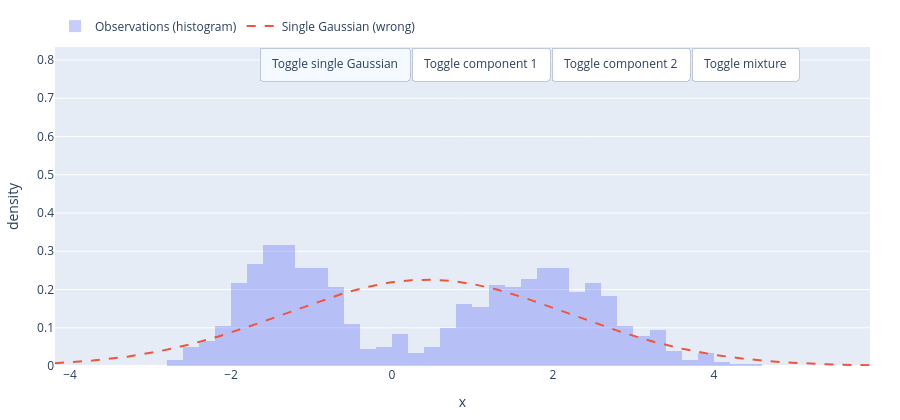

This figure's notebook cell:
### Code cell
import numpy as np
import plotly.graph_objects as go

rng = np.random.default_rng(7)

# ---- "Reality": data from a 2-component GMM ----
w = np.array([0.45, 0.55])
mu = np.array([-1.3,  1.9])
sd = np.array([0.55, 0.85])

N = 900
z = rng.choice(2, size=N, p=w)
x = rng.normal(mu[z], sd[z])

def normal_pdf(t, m, s):
    return (1.0/(s*np.sqrt(2*np.pi))) * np.exp(-0.5*((t-m)/s)**2)

xmin, xmax = float(x.min() - 1.5), float(x.max() + 1.5)
grid = np.linspace(xmin, xmax, 500)

pdf1 = normal_pdf(grid, mu[0], sd[0])
pdf2 = normal_pdf(grid, mu[1], sd[1])
mix  = w[0]*pdf1 + w[1]*pdf2

# ---- Wrong model: single Gaussian MLE ----
m_hat = x.mean()
s_hat = x.std(ddof=0)
single = normal_pdf(grid, m_hat, s_hat)

# ---- Fixed axis ranges (prevents zooming/autoscale on toggles) ----
hist_y, _ = np.histogram(x, bins=45, range=(xmin, xmax), density=True)
ymax = float(max(hist_y.max(), pdf1.max(), pdf2.max(), mix.max(), single.max()) * 1.15)

fig = go.Figure()

# Observations (histogram)
fig.add_trace(go.Histogram(
    x=x, nbinsx=45, histnorm="probability density",
    opacity=0.35, name="Observations (histogram)"
))

# Curves
i_single = len(fig.data)
fig.add_trace(go.Scatter(
    x=grid, y=single, mode="lines",
    line=dict(dash="dash"),
    name="Single Gaussian (wrong)",
    visible=True   # ON by default
))

i_c1 = len(fig.data)
fig.add_trace(go.Scatter(
    x=grid, y=pdf1, mode="lines",
    name="Component 1",
    visible=False
))

i_c2 = len(fig.data)
fig.add_trace(go.Scatter(
    x=grid, y=pdf2, mode="lines",
    name="Component 2",
    visible=False
))

i_mix = len(fig.data)
fig.add_trace(go.Scatter(
    x=grid, y=mix, mode="lines",
    name="Mixture (GMM)",
    visible=False
))

def toggle_button(label, trace_index):
    # args/args2 makes it a true toggle button
    return dict(
        label=label,
        method="restyle",
        args=[{"visible": [True]}, [trace_index]],
        args2=[{"visible": [False]}, [trace_index]],
    )

fig.update_layout(
    height=420,
    margin=dict(l=30, r=30, t=20, b=40),
    barmode="overlay",
    xaxis=dict(title="x", range=[xmin, xmax], fixedrange=True),
    yaxis=dict(title="density", range=[0, ymax], fixedrange=True),
    legend=dict(orientation="h", yanchor="bottom", y=1.02, xanchor="left", x=0),
    # prevents UI resets across re-renders
    uirevision="locked",
    updatemenus=[
        dict(
            type="buttons",
            direction="left",
            x=0.25, y=1.0,
            xanchor="left", yanchor="top",
            showactive=True,
            buttons=[
                toggle_button("Toggle single Gaussian", i_single),
                toggle_button("Toggle component 1", i_c1),
                toggle_button("Toggle component 2", i_c2),
                toggle_button("Toggle mixture", i_mix),
            ],
        )
    ],
)

fig

### Figure 1 — Plotly figure (JSON) as saved in the notebook; plotly's stock layout.template omitted (floating-point values rounded to 4 significant figures; data arrays with more than 128 entries replaced by an {"elided": "..."} marker saying what was removed)
{"data": [{"histnorm": "probability density", "name": "Observations (histogram)", "nbinsx": 45, "opacity": 0.35, "x": {"elided": "900 float values"}, "type": "histogram"}, {"line": {"dash": "dash"}, "mode": "lines", "name": "Single Gaussian (wrong)", "visible": true, "x": {"elided": "500 float values"}, "y": {"elided": "500 float values"}, "type": "scatter"}, {"mode": "lines", "name": "Component 1", "visible": false, "x": {"elided": "500 float values"}, "y": {"elided": "500 float values"}, "type": "scatter"}, {"mode": "lines", "name": "Component 2", "visible": false, "x": {"elided": "500 float values"}, "y": {"elided": "500 float values"}, "type": "scatter"}, {"mode": "lines", "name": "Mixture (GMM)", "visible": false, "x": {"elided": "500 float values"}, "y": {"elided": "500 float values"}, "type": "scatter"}], "layout": {"margin": {"l": 30, "r": 30, "t": 20, "b": 40}, "xaxis": {"title": {"text": "x"}, "range": [-4.187, 5.94], "fixedrange": true}, "yaxis": {"title": {"text": "density"}, "range": [0, 0.8341], "fixedrange": true}, "legend": {"orientation": "h", "yanchor": "bottom", "y": 1.02, "xanchor": "left", "x": 0}, "height": 420, "barmode": "overlay", "uirevision": "locked", "updatemenus": [{"buttons": [{"args": [{"visible": [true]}, [1]], "args2": [{"visible": [false]}, [1]], "label": "Toggle single Gaussian", "method": "restyle"}, {"args": [{"visible": [true]}, [2]], "args2": [{"visible": [false]}, [2]], "label": "Toggle component 1", "method": "restyle"}, {"args": [{"visible": [true]}, [3]], "args2": [{"visible": [false]}, [3]], "label": "Toggle component 2", "method": "restyle"}, {"args": [{"visible": [true]}, [4]], "args2": [{"visible": [false]}, [4]], "label": "Toggle mixture", "method": "restyle"}], "direction": "left", "showactive": true, "type": "buttons", "x": 0.25, "xanchor": "left", "y": 1.0, "yanchor": "top"}]}}
